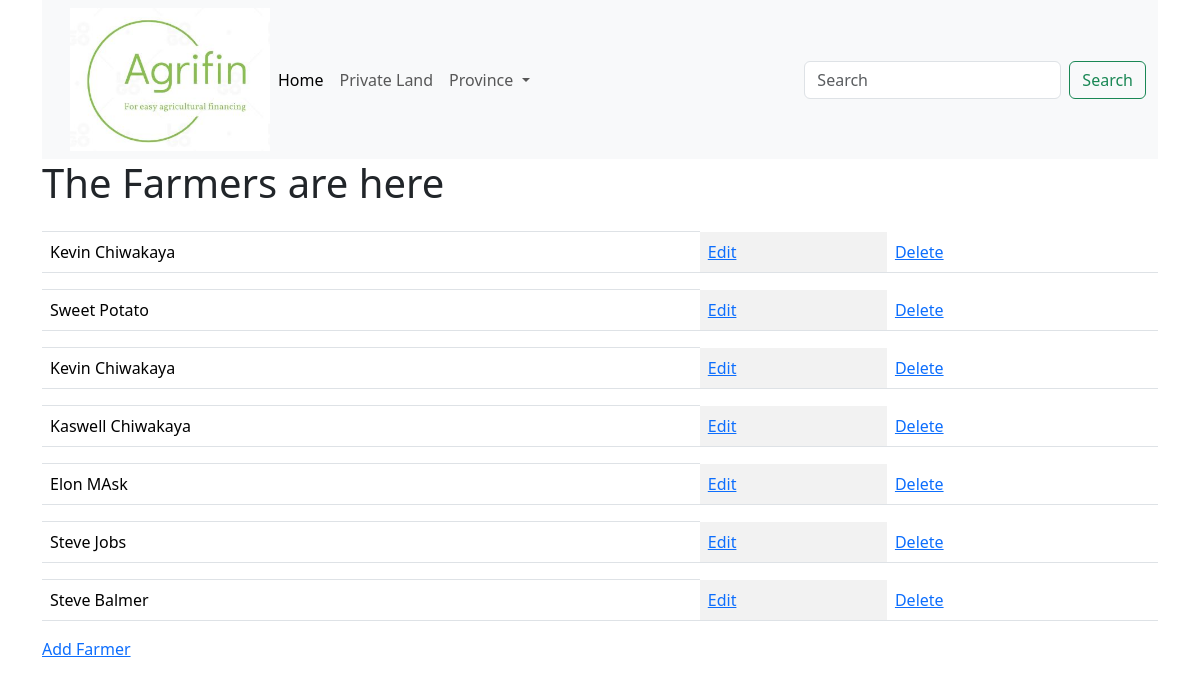
Page /farmers/ on the earlier database version.
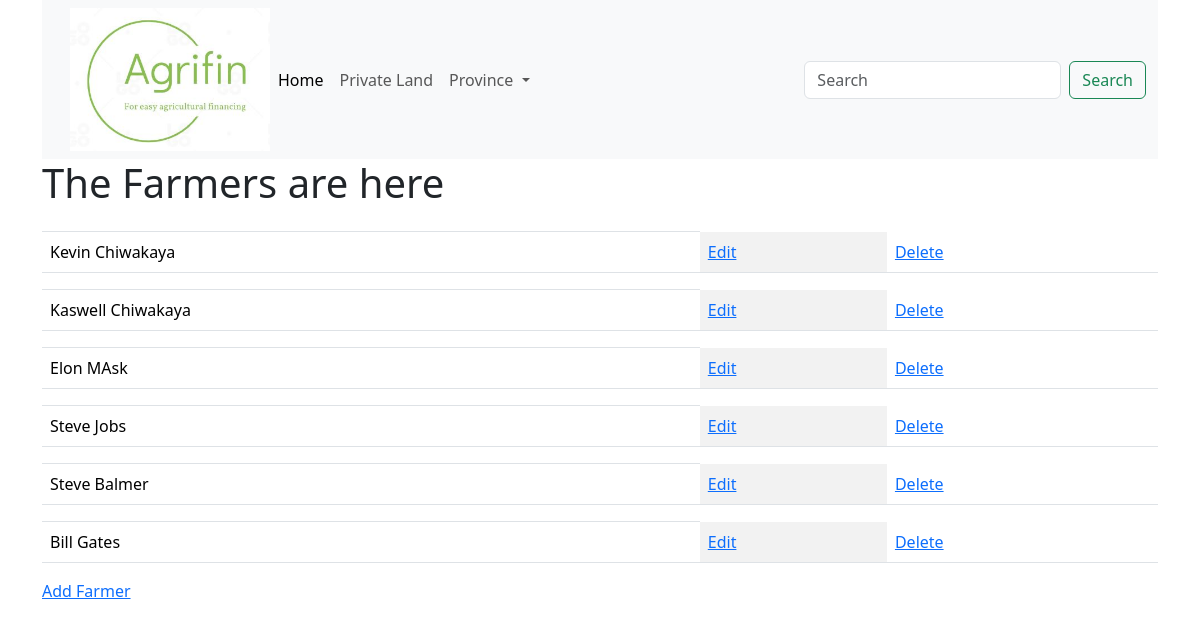
Same page on the later database version.
### farmersapp/models.py (models this page shows, shortened)
class Farmer(models.Model):
    name = models.CharField(max_length=250)
    othername = models.CharField(max_length=250,null=True, blank=True)
    surname = models.CharField(max_length=250)
    phone = models.CharField(max_length=20)
    address = models.CharField(max_length=250)
    gender = models.CharField(max_length=10,choices=gender)
    national_id = models.CharField(max_length=30,null =True,unique=True)
    id = models.UUIDField(default=uuid.uuid1,unique=True,primary_key=True,editable=False)

### farmersapp/views.py (the view)
# urls.py: path("farmers/",views.farmers,name="farmers"),
def farmers(request):
    mfarmers = Farmer.objects.all()
    context = {'mfarmers': mfarmers}
    return render(request,'farmers.html',context)

### farmersapp/templates/farmers.html (shortened to what this page needs)
{%extends 'main.html'%}
  {% load bootstrap5 %}
{%block content%}
<h1>The Farmers are here</h1>
<table class="table table-striped-columns">
  {%for farmer in mfarmers%}
  <th></th>
  <tr>
  <td>{{farmer.name}} {{farmer.surname}}</td>
  <td><a href="{% url 'updatefarmer' farmer.id %}">Edit</a></td>
  <td><a href="{% url 'deletefarmer' farmer.id %}">Delete</a></td>
</tr>
  {%endfor%}
</table>
<a href="{% url 'createfarmer'%}">Add Farmer</a>
</html>
{%endblock%}

### farmersapp/templates/main.html (shortened to what this page needs)
<!DOCTYPE html>
<html lang="en">
<head>
    {% load bootstrap5 %}
    {% bootstrap_css %}
</head>
<body>
    {%include 'navbar.html'%}
    <div class="container">
        {%block content%}
        {%endblock content%}
</body>
</html>

### farmersapp/templates/navbar.html (shortened to what this page needs)
{%load static%}
<div class="container">
<nav class="navbar navbar-expand-lg bg-body-tertiary">
    <div class="container-fluid">
      <img class="navbar-brand" href="{%url 'ventures'%}"><img src="{% static 'images/logo.JPG' %}" width="200px"/></a>
      <div class="collapse navbar-collapse" id="navbarSupportedContent">
        <ul class="navbar-nav me-auto mb-2 mb-lg-0">
          <li class="nav-item">
            <a class="nav-link active" aria-current="page" href="{% url 'ventures'%}">Home</a>
          </li>
          <li class="nav-item">
            <a class="nav-link" href="#">Private Land</a>
          </li>
          <li class="nav-item dropdown">
            <a class="nav-link dropdown-toggle" href="#" role="button" data-bs-toggle="dropdown" aria-expanded="false">
              Province
            </a>
          </li>
        </ul>
        <form class="d-flex" role="search">
          <input class="form-control me-2" type="search" placeholder="Search" aria-label="Search">
          <button class="btn btn-outline-success" type="submit">Search</button>
        </form>
      </div>
    </div>
  </nav>
</div>

Differences in the rows shown:
removed Farmer: name "Sweet", surname "Potato"
removed Farmer: name "Kevin", surname "Chiwakaya"
added Farmer: name "Bill", surname "Gates"
